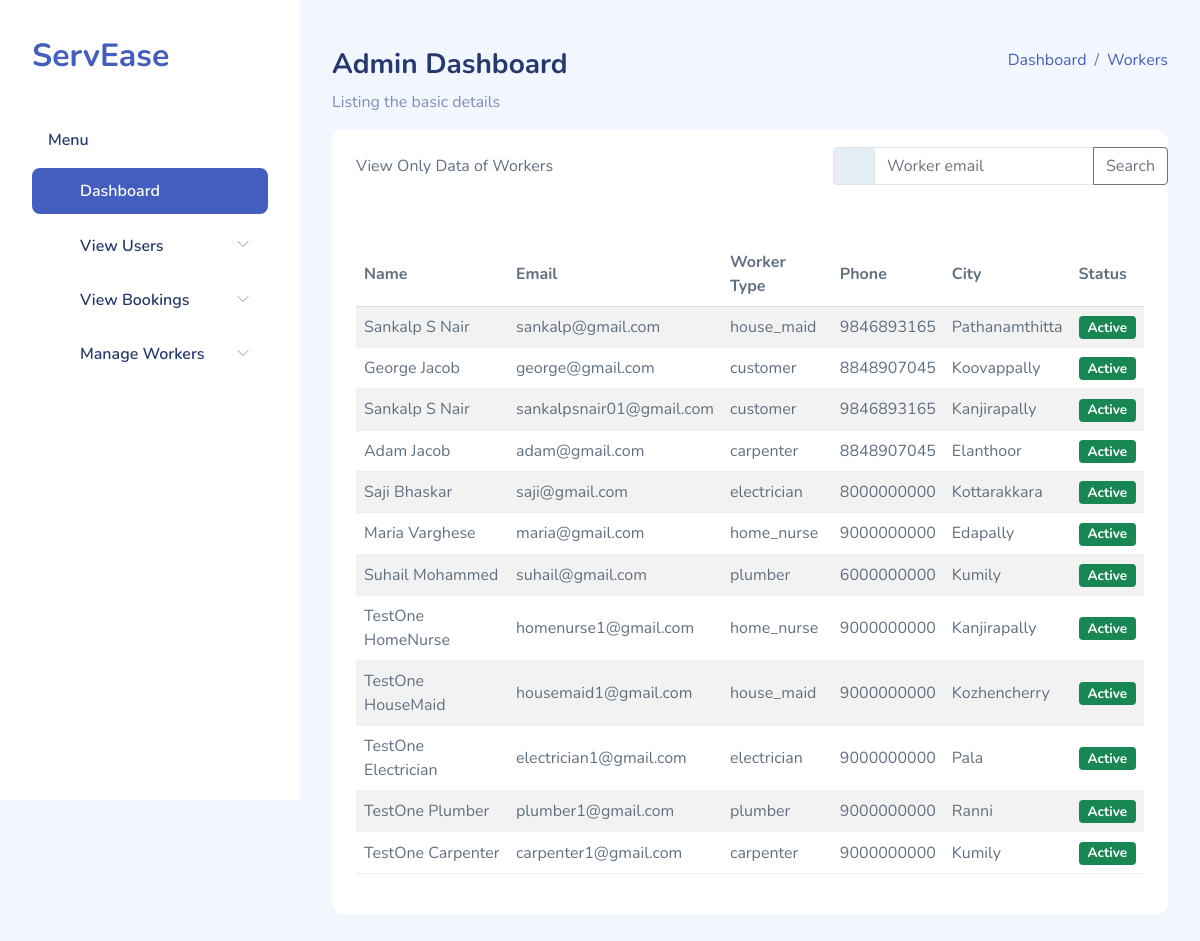
Before: /email-search/ with the older database file.
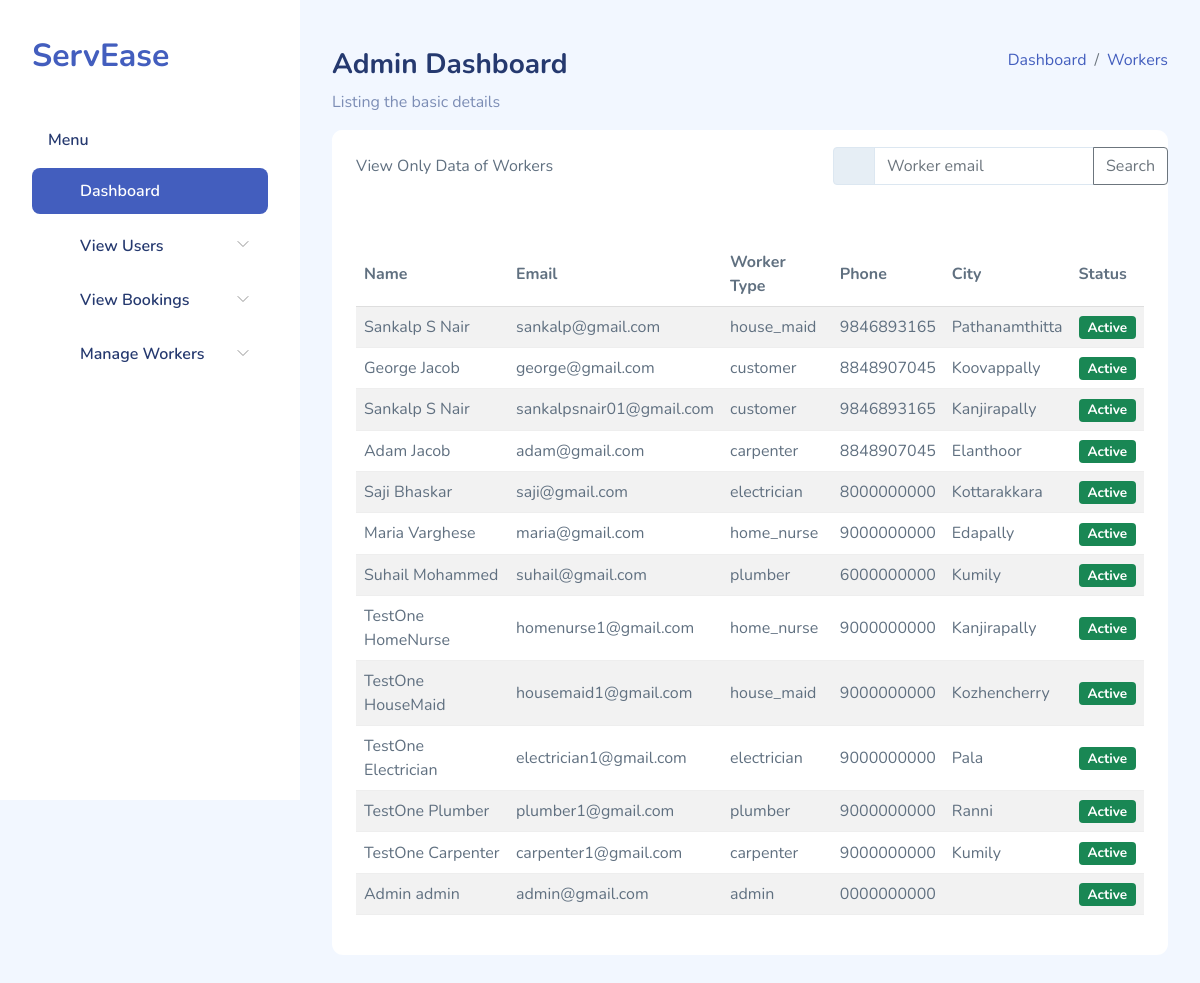
After: the same page with the newer database file.
### Home_app/models.py (models this page shows)
class Users(models.Model):
    user_id = models.AutoField(primary_key=True)
    firstname = models.CharField(max_length=20,blank=False)
    lastname = models.CharField(max_length=20,blank=False)
    email = models.EmailField(unique=True,blank=False)
    phone = models.CharField(max_length=10,null=True)
    address = models.TextField()
    place=models.CharField(max_length=30, blank=True)
    availability = models.IntegerField(default=0)
    district = models.CharField(max_length=20, blank=True)
    image = models.ImageField(upload_to='profile_pic', null=True, blank=True)
    password = models.CharField(max_length=256)
    usertype = models.CharField(max_length=20)
    active = models.BooleanField(default=True)

### Home_app/views.py (the view)
# urls.py: path('email-search/', views.emailsearch, name='emailsearch'),
@never_cache
def emailsearch(request):
    email_query = request.GET.get('email', '')
    if email_query:
        workers = Users.objects.filter(email__icontains=email_query)
    else:
        workers = Users.objects.all()
    context = {
        'workers': workers
    }
    return render(request, 'admin_temp/full_workers.html', context)

### templates/admin_temp/full_workers.html (shortened to what the changed rows need)
{% load static %}
<!DOCTYPE html>
<html lang="en">
<head>
    <link rel="stylesheet" href="{% static 'adm_assets/css/bootstrap.css' %}">
    <link rel="stylesheet" href="{% static 'adm_assets/vendors/iconly/bold.css'%}">
    <link rel="stylesheet" href="{% static 'adm_assets/vendors/perfect-scrollbar/perfect-scrollbar.css' %}">
    <link rel="stylesheet" href="{% static 'adm_assets/vendors/bootstrap-icons/bootstrap-icons.css' %}">
    <link rel="stylesheet" href="{% static 'adm_assets/css/app.css' %}">
</head>
<body>
    <div id="app">
        <div id="main">
            <div class="page-heading">
                <section class="section">
                    <div class="card">
                        <div class="card-body">
                            <table class="table table-striped" id="table1">
                                <thead>
                                    <tr>
                                        <th>Name</th>
                                        <th>Email</th>
                                        <th>Worker Type</th>
                                        <th>Phone</th>
                                        <th>City</th>
                                        <th>Status</th>
                                    </tr>
                                </thead>
                                <tbody>
                                    {% for worker in workers %}
                                    <tr>
                                        <td>{{ worker.firstname }} {{ worker.lastname }}</td>
                                        <td>{{ worker.email }}</td>
                                        <td>{{ worker.usertype }}</td>
                                        <td>{{ worker.phone }}</td>
                                        <td>{{ worker.place }}</td>
                                        <td>
                                            {% if worker.availability %}
                                                <span class="badge bg-success">Active</span>
                                            {% else %}
                                                <span class="badge bg-danger">Inactive</span>
                                            {% endif %}
                                        </td>
                                    </tr>
                                    {% empty %}
                                    <tr>
                                        <td colspan="6">No workers found.</td>
                                    </tr>
                                    {% endfor %}
                                </tbody>
                            </table>
                        </div>
                    </div>
                </section>
            </div>
        </div>
    </div>
</body>
</html>

Changed rows visible on the page:
added Users: firstname "Admin", lastname "admin", email "admin@gmail.com", usertype "admin", phone "0000000000", availability "Active"
